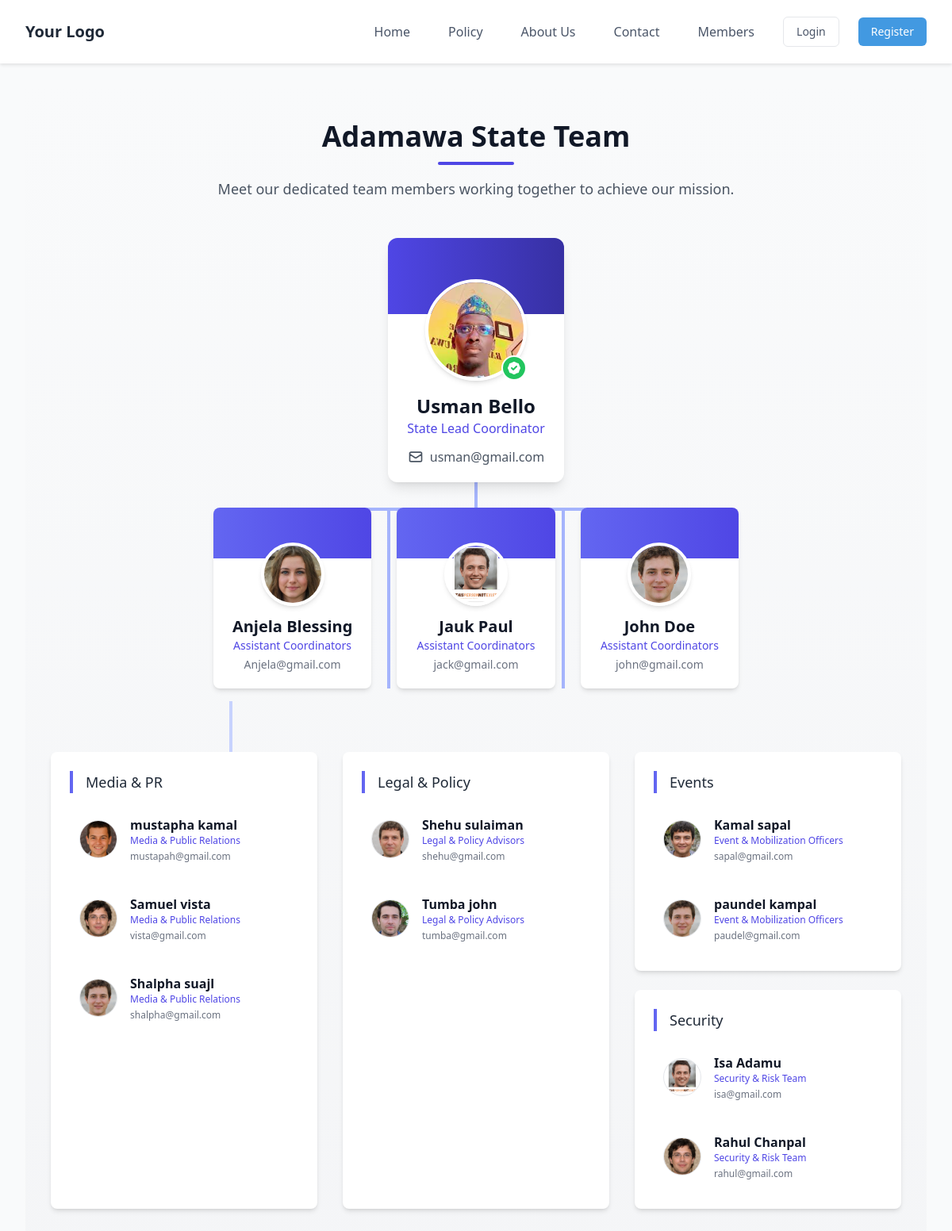
The app's page /state-team/Adamawa/ with its own data.
### app/models.py (models this page shows, shortened)
class Member(models.Model):
    LEVEL_CHOICES = [
        ('national', 'National'),
        ('state', 'State'),
    ]
    name = models.CharField(max_length=100)
    state = models.CharField(max_length=50)
    level = models.CharField(max_length=10, choices=LEVEL_CHOICES)
    position = models.CharField(max_length=100)
    email = models.EmailField()
    image = models.ImageField(upload_to='members/images/', blank=True, null=True)
    priority = models.PositiveIntegerField(default=10)  # Lower means higher priority
    class Meta:
        ordering = ['state', 'level', 'position']

### app/views.py (the view)
# urls.py: path('state-team/<str:state_name>/', views.state_team_view, name='state_team'),
def state_team_view(request, state_name):
    members = Member.objects.filter(state__iexact=state_name).order_by('priority')
    context = {
        'members': members,
        'state_name': state_name.title(),
    }
    return render(request, 'home/states-team.html', context)

### app/templates/home/states-team.html (shortened to what this page needs)
{% extends 'home/base.html' %}
 {% block content %}
 <div class="bg-gradient-to-b from-gray-50 to-gray-100 py-12 px-4 sm:px-6 lg:px-8 min-h-screen">
   <div class="max-w-7xl mx-auto">
     <div class="text-center mb-12">
       <h1 class="text-3xl font-bold text-gray-900 sm:text-4xl">{{ state_name }} State Team</h1>
       <div class="mt-3 h-1 w-24 bg-indigo-600 mx-auto rounded"></div>
       <p class="mt-4 text-lg text-gray-600 max-w-2xl mx-auto">
         Meet our dedicated team members working together to achieve our mission.
       </p>
     </div>
     <div class="relative">
       {% with lead_members=members|dictsortreversed:"level"|slice:":1" %}
       {% if lead_members %}
       <div class="flex justify-center mb-8">
         {% for member in lead_members %}
         <div class="bg-white rounded-xl shadow-lg overflow-hidden max-w-md transform transition-all duration-300 hover:-translate-y-1 hover:shadow-xl relative z-20">
           <div class="bg-gradient-to-r from-indigo-600 to-indigo-800 h-24"></div>
           <div class="px-6 py-5 flex flex-col items-center -mt-16">
             <div class="relative">
               {% if member.image %}
               <img src="{{ member.image.url }}" alt="{{ member.name }}" class="w-32 h-32 rounded-full border-4 border-white object-cover shadow-md">
               {% else %}
               <img src="https://ui-avatars.com/api/?name={{ member.name|urlencode }}&background=6366f1&color=fff&size=256" alt="{{ member.name }}" class="w-32 h-32 rounded-full border-4 border-white object-cover shadow-md">
               {% endif %}
               <div class="absolute bottom-0 right-0 bg-green-500 p-1 rounded-full border-2 border-white">
               </div>
             </div>
             <h3 class="text-2xl font-bold text-gray-900 mt-4">{{ member.name }}</h3>
             <p class="text-indigo-600 font-medium">{{ member.position }}</p>
             <div class="mt-3 flex items-center text-gray-600">
               <svg xmlns="http://www.w3.org/2000/svg" class="h-5 w-5 mr-2" fill="none" viewBox="0 0 24 24" stroke="currentColor">
                 <path stroke-linecap="round" stroke-linejoin="round" stroke-width="2" d="M3 8l7.89 5.26a2 2 0 002.22 0L21 8M5 19h14a2 2 0 002-2V7a2 2 0 00-2-2H5a2 2 0 00-2 2v10a2 2 0 002 2z" />
               </svg>
               <span>{{ member.email }}</span>
             </div>
           </div>
         </div>
         {% endfor %}
       </div>
       {% endif %}
       {% endwith %}
       {% with assistant_members=members|dictsort:"level"|dictsort:"position" %}
       {% if assistant_members %}
       <div class="flex justify-center mb-12">
         <div class="grid grid-cols-1 md:grid-cols-3 gap-8 relative">
           <div class="hidden md:block absolute top-0 bottom-0 left-1/3 w-1 bg-indigo-300 -ml-0.5"></div>
           <div class="hidden md:block absolute top-0 bottom-0 left-2/3 w-1 bg-indigo-300 -ml-0.5"></div>
           {% for member in assistant_members %}
           {% if "Assistant" in member.position %}
           <div class="bg-white rounded-lg shadow-md overflow-hidden transform transition-all duration-300 hover:-translate-y-1 hover:shadow-lg relative z-10">
             <div class="bg-gradient-to-r from-indigo-500 to-indigo-600 h-16"></div>
             <div class="px-6 py-5 flex flex-col items-center -mt-10">
               {% if member.image %}
               <img src="{{ member.image.url }}" alt="{{ member.name }}" class="w-20 h-20 rounded-full border-4 border-white object-cover shadow-md">
               {% else %}
               <img src="https://ui-avatars.com/api/?name={{ member.name|urlencode }}&background=818cf8&color=fff&size=200" alt="{{ member.name }}" class="w-20 h-20 rounded-full border-4 border-white object-cover shadow-md">
               {% endif %}
               <h3 class="text-xl font-bold text-gray-900 mt-3">{{ member.name }}</h3>
               <p class="text-indigo-600 font-medium text-sm">{{ member.position }}</p>
               <p class="text-gray-500 text-sm mt-1">{{ member.email }}</p>
             </div>
           </div>
           {% endif %}
           {% endfor %}
         </div>
       </div>
       {% endif %}
       {% endwith %}
       <div class="flex justify-center mb-8">
         <div class="grid grid-cols-1 md:grid-cols-3 gap-8 relative w-full max-w-4xl mx-auto">
           {% for member in members %}
           {% if "Assistant" in member.position and forloop.counter <= 3 %}
           <div class="flex justify-center">
             <div class="h-16 w-1 bg-indigo-200 relative -mt-8 -mb-8"></div>
           </div>
           {% endif %}
           {% endfor %}
         </div>
       </div>
       <div class="grid grid-cols-1 md:grid-cols-3 gap-8">
         <div class="bg-white rounded-lg shadow-md p-6">
           <h3 class="text-lg font-medium text-gray-800 mb-4 pl-4 border-l-4 border-indigo-500">Media & PR</h3>
           <div class="space-y-4">
             {% for member in members %}
             {% if "Media" in member.position or "PR" in member.position or "Public Relations" in member.position %}
             <div class="flex items-center space-x-4 p-3 hover:bg-gray-50 rounded-lg transition-colors">
               {% if member.image %}
               <img src="{{ member.image.url }}" alt="{{ member.name }}" class="w-12 h-12 rounded-full object-cover border border-gray-200">
               {% else %}
               <img src="https://ui-avatars.com/api/?name={{ member.name|urlencode }}&background=ddd6fe&color=5b21b6&size=128" alt="{{ member.name }}" class="w-12 h-12 rounded-full object-cover border border-gray-200">
               {% endif %}
               <div>
                 <h4 class="font-semibold text-gray-900">{{ member.name }}</h4>
                 <p class="text-xs text-indigo-600">{{ member.position }}</p>
                 <p class="text-xs text-gray-500 mt-1">{{ member.email }}</p>
               </div>
             </div>
             {% endif %}
             {% endfor %}
           </div>
         </div>
         <div class="bg-white rounded-lg shadow-md p-6">
           <h3 class="text-lg font-medium text-gray-800 mb-4 pl-4 border-l-4 border-indigo-500">Legal & Policy</h3>
           <div class="space-y-4">
             {% for member in members %}
             {% if "Legal" in member.position or "Policy" in member.position or "Advisor" in member.position %}
             <div class="flex items-center space-x-4 p-3 hover:bg-gray-50 rounded-lg transition-colors">
               {% if member.image %}
               <img src="{{ member.image.url }}" alt="{{ member.name }}" class="w-12 h-12 rounded-full object-cover border border-gray-200">
               {% else %}
               <img src="https://ui-avatars.com/api/?name={{ member.name|urlencode }}&background=ddd6fe&color=5b21b6&size=128" alt="{{ member.name }}" class="w-12 h-12 rounded-full object-cover border border-gray-200">
               {% endif %}
               <div>
                 <h4 class="font-semibold text-gray-900">{{ member.name }}</h4>
                 <p class="text-xs text-indigo-600">{{ member.position }}</p>
                 <p class="text-xs text-gray-500 mt-1">{{ member.email }}</p>
               </div>
             </div>
             {% endif %}
             {% endfor %}
           </div>
         </div>
         <div class="space-y-6">
           <div class="bg-white rounded-lg shadow-md p-6">
             <h3 class="text-lg font-medium text-gray-800 mb-4 pl-4 border-l-4 border-indigo-500">Events</h3>
             <div class="space-y-4">
               {% for member in members %}
               {% if "Event" in member.position or "Mobilization" in member.position %}
               <div class="flex items-center space-x-4 p-3 hover:bg-gray-50 rounded-lg transition-colors">
                 {% if member.image %}
                 <img src="{{ member.image.url }}" alt="{{ member.name }}" class="w-12 h-12 rounded-full object-cover border border-gray-200">
                 {% else %}
                 <img src="https://ui-avatars.com/api/?name={{ member.name|urlencode }}&background=ddd6fe&color=5b21b6&size=128" alt="{{ member.name }}" class="w-12 h-12 rounded-full object-cover border border-gray-200">
                 {% endif %}
                 <div>
                   <h4 class="font-semibold text-gray-900">{{ member.name }}</h4>
                   <p class="text-xs text-indigo-600">{{ member.position }}</p>
                   <p class="text-xs text-gray-500 mt-1">{{ member.email }}</p>
                 </div>
               </div>
               {% endif %}
               {% endfor %}
             </div>
           </div>
           <div class="bg-white rounded-lg shadow-md p-6">
             <h3 class="text-lg font-medium text-gray-800 mb-4 pl-4 border-l-4 border-indigo-500">Security</h3>
             <div class="space-y-4">
               {% for member in members %}
               {% if "Security" in member.position or "Risk" in member.position %}
               <div class="flex items-center space-x-4 p-3 hover:bg-gray-50 rounded-lg transition-colors">
                 {% if member.image %}
                 <img src="{{ member.image.url }}" alt="{{ member.name }}" class="w-12 h-12 rounded-full object-cover border border-gray-200">
                 {% else %}
                 <img src="https://ui-avatars.com/api/?name={{ member.name|urlencode }}&background=ddd6fe&color=5b21b6&size=128" alt="{{ member.name }}" class="w-12 h-12 rounded-full object-cover border border-gray-200">
                 {% endif %}
                 <div>
                   <h4 class="font-semibold text-gray-900">{{ member.name }}</h4>
                   <p class="text-xs text-indigo-600">{{ member.position }}</p>
                   <p class="text-xs text-gray-500 mt-1">{{ member.email }}</p>
                 </div>
               </div>
               {% endif %}
               {% endfor %}
             </div>
           </div>
         </div>
       </div>
     </div>
   </div>
 </div>
 {% endblock %}

### app/templates/home/base.html (shortened to what this page needs)
<!DOCTYPE html>
<html lang="en">
<head>
    <link rel="stylesheet" href="https://cdnjs.cloudflare.com/ajax/libs/font-awesome/6.0.0/css/all.min.css">
    <script src="https://cdn.tailwindcss.com"></script>
</head>
<body class="font-sans bg-gray-50 text-gray-800 min-h-screen">
    <nav class="fixed top-0 left-0 right-0 z-50 bg-nav-DEFAULT nav-shadow">
        <div class="max-w-7xl mx-auto px-4 sm:px-6 lg:px-8">
            <div class="flex justify-between h-20 items-center">
                <div class="flex-shrink-0">
                    <a href="{% url 'index' %}" class="text-xl font-bold hover:text-primary-dark">Your Logo</a>
                </div>
                <div class="hidden lg:flex space-x-6 items-center">
                    <a href="{% url 'home' %}" class="text-gray-700 hover:text-primary-dark px-3 py-2 rounded-md">Home</a>
                    <a href="{% url 'terms_and_conditions' %}" class="text-gray-700 hover:text-primary-dark px-3 py-2 rounded-md">Policy</a>
                    <a href="{% url 'our_team' %}" class="text-gray-700 hover:text-primary-dark px-3 py-2 rounded-md">About Us</a>
                    <a href="{% url 'contact_us' %}" class="text-gray-700 hover:text-primary-dark px-3 py-2 rounded-md">Contact</a>
                    <a href="{% url 'members' %}" class="text-gray-700 hover:text-primary-dark px-3 py-2 rounded-md">Members</a>
                    {% if user.is_authenticated %}
                    <div class="dropdown ml-4">
                        <button class="flex items-center space-x-1 text-gray-700 hover:text-primary-dark">
                            <span>Menu</span>
                            <i class="fas fa-chevron-down text-sm"></i>
                        </button>
                        <div class="dropdown-content">
                            <a href="{% url 'profile' %}" class="dropdown-item"><i class="fas fa-user mr-2"></i>My Profile</a>
                            <a href="" class="dropdown-item"><i class="fas fa-cog mr-2"></i>Settings</a>
                            <a href="" class="dropdown-item"><i class="fas fa-envelope mr-2"></i>Messages</a>
                            <div class="border-t border-gray-200 my-1"></div>
                            <a href="{% url 'logout' %}" class="dropdown-item text-red-600 hover:text-red-800"><i class="fas fa-sign-out-alt mr-2"></i>Logout</a>
                        </div>
                    </div>
                    {% else %}
                        <a href="{% url 'login' %}" class="text-gray-700 border px-4 py-2 rounded-md hover:text-primary-dark hover:border-primary-dark text-sm">Login</a>
                        <a href="{% url 'register' %}" class="bg-primary text-white px-4 py-2 rounded-md text-sm hover:bg-primary-dark">Register</a>
                    {% endif %}
                </div>
            </div>
        </div>
    </nav>
    <main class="max-w-7xl mx-auto px-4 sm:px-6 lg:px-8 pt-6">
        {% block content %}{% endblock %}
    </main>
</body>
</html>

### app/templates/home/base.html (style rules this page uses)
.bg-nav-DEFAULT { background-color: #ffffff; }
.nav-shadow { box-shadow: 0 2px 4px rgba(0, 0, 0, 0.1); }
nav a.text-gray-700 { color: #4a5568; }
nav .bg-primary { background-color: #4299e1; }
body { padding-top: 5rem; }

### records on screen
Member: image (picture), name "Usman Bello", position "State Lead Coordinator", email "usman@gmail.com"
Member: image (picture), name "Anjela Blessing", position "Assistant Coordinators", email "Anjela@gmail.com"
Member: image (picture), name "Jauk Paul", position "Assistant Coordinators", email "jack@gmail.com"
Member: image (picture), name "John Doe", position "Assistant Coordinators", email "john@gmail.com"
Member: image (picture), name "mustapha kamal", position "Media & Public Relations", email "mustapah@gmail.com"
Member: image (picture), name "Samuel vista", position "Media & Public Relations", email "vista@gmail.com"
Member: image (picture), name "Shalpha suajl", position "Media & Public Relations", email "shalpha@gmail.com"
Member: image (picture), name "Shehu sulaiman", position "Legal & Policy Advisors", email "shehu@gmail.com"
Member: image (picture), name "Tumba john", position "Legal & Policy Advisors", email "tumba@gmail.com"
Member: image (picture), name "Kamal sapal", position "Event & Mobilization Officers", email "sapal@gmail.com"
Member: image (picture), name "paundel kampal", position "Event & Mobilization Officers", email "paudel@gmail.com"
Member: image (picture), name "Isa Adamu", position "Security & Risk Team", email "isa@gmail.com"
Member: image (picture), name "Rahul Chanpal", position "Security & Risk Team", email "rahul@gmail.com"

### other values on screen
{{ state_name }} "Adamawa"
